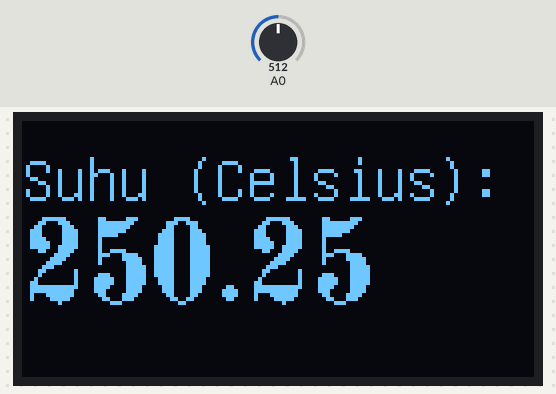
The sketch below on a simulated Arduino Uno, built with avr-gcc and run on an emulated ATmega328P. On the bench: 128×64 one-colour display. Inputs (shaded band) come from the test bench; at power-on: A0 = 512.

Above: at 2.1 s.
2.2 s: A0 set to 716
At 4.0 s:
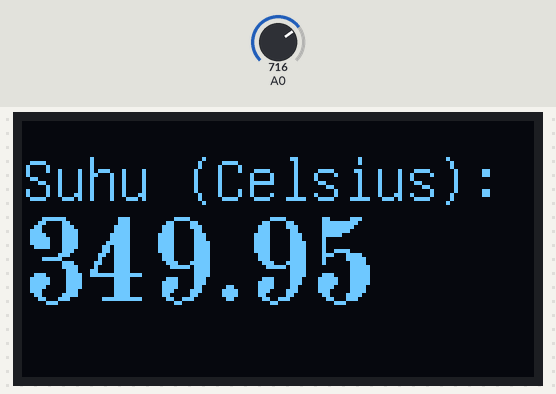
4.4 s: A0 set to 900
At 6.4 s:
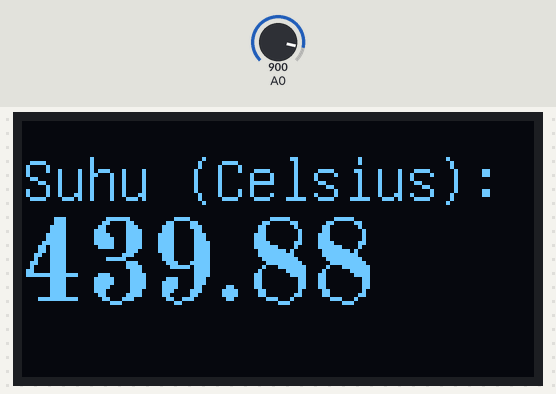
7.0 s: A0 set to 1023
At 8.5 s:
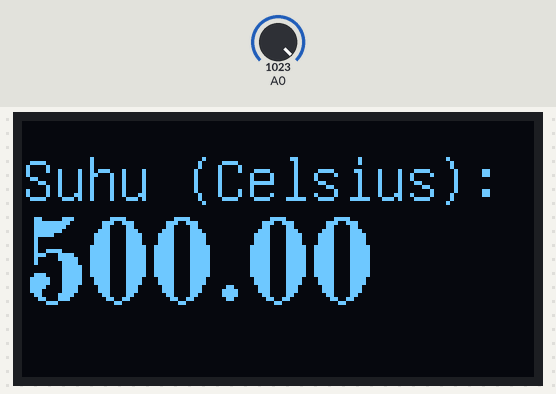
Timing chart, 0 to 10.0 s (numbered marks = the images above; inputs shaded):
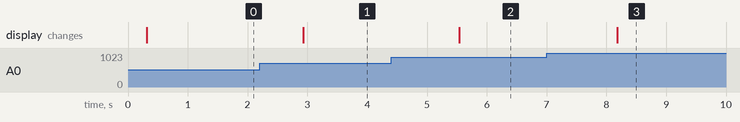

The sketch:

suhuOLED.ino
```cpp
// Contoh penyajian informasi suhu
//   pada OLED

#include "U8glib.h"

U8GLIB_SSD1306_128X64 u8g;

char strSuhu[10]; // String berisi data suhu

void setup()
{
}

void loop()
{
  float celsius = analogRead(A0) * 0.48876;

  dtostrf(celsius, 0, 2, strSuhu);

  // Penanganan gambar
  u8g.firstPage();
  do
  {
    buatGambar();
  } while( u8g.nextPage());

  delay(1000); // Tunda 1 detik
}

void buatGambar()
{
  u8g.setFont(u8g_font_unifont);
  u8g.drawStr(0, 20, "Suhu (Celsius):");

  u8g.setFont(u8g_font_osb21);
  u8g.drawStr(0, 45, strSuhu);
}
```

Measured:
- after the input at 2.2 s, the display: changes after 0.73 s (image 1)
- after the input at 4.4 s, the display: changes after 1.1 s (image 2)
- after the input at 7.0 s, the display: changes after 1.2 s (image 3)
